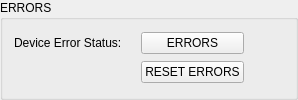
    <widget class="QGroupBox" name="Errors">
     <property name="title">
      <string>ERRORS</string>
     </property>
     <layout class="QHBoxLayout" name="horizontalLayout">
      <item>
       <layout class="QGridLayout" name="gridLayout_5">
        <item row="0" column="1">
         <widget class="PyDMLabel" name="PyDMLabel">
          <property name="toolTip">
           <string/>
          </property>
          <property name="precisionFromPV" stdset="0">
           <bool>false</bool>
          </property>
          <property name="alarmSensitiveContent" stdset="0">
           <bool>true</bool>
          </property>
          <property name="alarmSensitiveBorder" stdset="0">
           <bool>false</bool>
          </property>
          <property name="channel" stdset="0">
           <string>ca://${DEV}:DEV_STATUS</string>
          </property>
         </widget>
        </item>
        <item row="0" column="0">
         <widget class="QLabel" name="label_5">
          <property name="text">
           <string>Device Error Status:</string>
          </property>
         </widget>
        </item>
        <item row="0" column="2">
         <widget class="PyDMRelatedDisplayButton" name="PyDMRelatedDisplayButton_2">
          <property name="toolTip">
           <string/>
          </property>
          <property name="text">
           <string>ERRORS</string>
          </property>
          <property name="filenames" stdset="0">
           <stringlist>
            <string>im540_errors.ui</string>
           </stringlist>
          </property>
          <property name="macros" stdset="0">
           <stringlist>
            <string>DEV=${DEV}</string>
           </stringlist>
          </property>
          <property name="openInNewWindow" stdset="0">
           <bool>true</bool>
          </property>
         </widget>
        </item>
        <item row="1" column="2">
         <widget class="PyDMPushButton" name="PyDMPushButton">
          <property name="toolTip">
           <string/>
          </property>
          <property name="text">
           <string>RESET ERRORS</string>
          </property>
          <property name="channel" stdset="0">
           <string>ca://${DEV}:RESET_ERR</string>
          </property>
          <property name="pressValue" stdset="0">
           <string>1</string>
          </property>
         </widget>
        </item>
       </layout>
      </item>
      <item>
       <spacer name="horizontalSpacer">
        <property name="orientation">
         <enum>Qt::Horizontal</enum>
        </property>
        <property name="sizeHint" stdset="0">
         <size>
          <width>40</width>
          <height>20</height>
         </size>
        </property>
       </spacer>
      </item>
     </layout>
    </widget>
